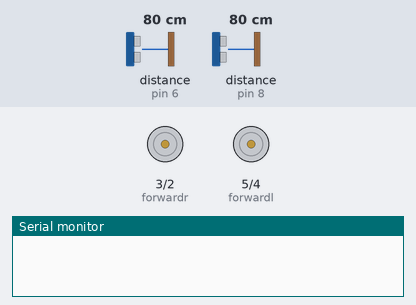
Bench run of a sketch on a simulated Arduino Uno, built with avr-gcc and run on an emulated ATmega328P. Parts: motor-driver pin pairs drawn as motors (green arrow = first pin HIGH = forward, orange = second pin HIGH = backward, longer = more drive), the last lines printed to the serial monitor. Wiring (inferred from the names in the program): 2 × ultrasonic range finder: trigger pin 7, echo pin 6 / trigger pin 9, echo pin 8. The test bench sets the inputs (shaded band); at power-on: distance to the obstacle (sensors on pin 6, pin 8) 80 cm. The echo pulse lasts 58.3 µs per cm; random numbers use the default seed unless the sketch sets one.

Above: at 1.2 s.
1.3 s: distance to the obstacle (sensor on pin 6) set to 6 cm
3.2 s: distance to the obstacle (sensor on pin 6) set to 3 cm
At 4.5 s:
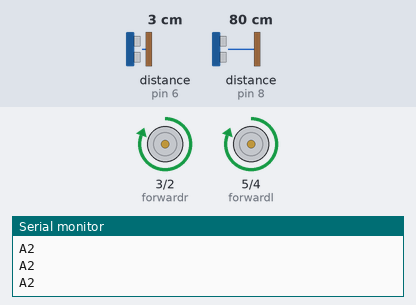
Timing chart, 0 to 6.2 s (numbered marks = the images above; inputs shaded):
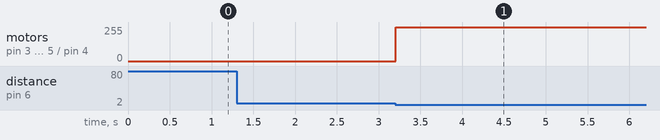

Measured:
- the behaviour switches between 5 and 4 cm on distance to the obstacle (sensor on pin 6) (found by bisection; images 0 and 1)
- after the input at 3.2 s, motor on pin 3 (forwardr) / pin 2 (backwardr), motor on pin 5 (forwardl) / pin 4 (backwardl): stopped → forward 255/255 at once

The sketch:

main.ino
```cpp
#define trig1 9
#define echo1 8
#define trig2 7
#define echo2 6
#define forwardl 5
#define backwardl 4
#define forwardr 3
#define backwardr 2

// TODO:
// 1. Continue with the movement functions:  IN PROGRESS

// Initial Variable Declaration:
long duration1, distance1, duration2, distance2;
long sens = 2;
char mode = 'S'; // D = Division*, S = Subtraction**
int todoa;

// Defining the movement functions
void forward() {
  digitalWrite(forwardl, HIGH);
  digitalWrite(forwardr, HIGH);
  digitalWrite(backwardl, LOW);
  digitalWrite(backwardr, LOW);
}

void turn(int lr) { // lr: 0 = left, 1 = right
  if(lr == 0) {
    // Forward Left:
    digitalWrite(forwardl, LOW);
    digitalWrite(forwardr, HIGH);
    digitalWrite(backwardl, HIGH);
    digitalWrite(backwardr, LOW);
  } else if(lr == 1) {
    digitalWrite(forwardl, HIGH);
    digitalWrite(forwardr, LOW);
    digitalWrite(backwardl, LOW);
    digitalWrite(backwardr, HIGH);
  } else {
    Serial.println("TURN VALUE INCORRECT, MUST BE OF INTEGER 0/1");
  }
}

void backward() {
  digitalWrite(forwardl, LOW);
  digitalWrite(forwardr, LOW);
  digitalWrite(backwardl, HIGH);
  digitalWrite(backwardr, HIGH);
}

void setup()
{
  // Defining the motor pins as OUTPUTS:
  pinMode(forwardl, OUTPUT);
  pinMode(forwardr, OUTPUT);
  pinMode(backwardl, OUTPUT);
  pinMode(backwardr, OUTPUT);

  // Defining the HC_SR04 Pins:
  pinMode(trig1, OUTPUT);
  pinMode(echo1, INPUT);
  pinMode(trig2, OUTPUT);
  pinMode(echo2, INPUT);

  // Initialising the serial interface (9600 baud rate)
  Serial.begin(9600);
}

void loop()
{
  // Getting the ultrasound distances:
  // Timing the ultrasound pulses (1)
  digitalWrite(trig1, LOW);
  delayMicroseconds(2);
  digitalWrite(trig1, HIGH);
  delayMicroseconds(10);
  digitalWrite(trig1, LOW);
  // Calculating the distance in cm (1)
  duration1 = pulseIn(echo1, HIGH);
  distance1 = duration1 * 0.037 / 2;

  // Timing the ultrasound pulses (2)
  digitalWrite(trig2, LOW);
  delayMicroseconds(2);
  digitalWrite(trig2, HIGH);
  delayMicroseconds(10);
  digitalWrite(trig2, LOW);
  // Calculating the distance in cm (2)
  duration2 = pulseIn(echo2, HIGH);
  distance2 = duration2 * 0.037 / 2;


  // Logic to decide action:
  if(distance1 >= 5 && distance1 <= 100 && distance2 >= 5 && distance2 <= 100) {
    // Division Mode*
    if(mode == 'D') {
      if(distance1 > distance2) {
        if(distance1 / distance2 > sens) {
          Serial.println("A1");
        }
      } else if(distance1 < distance2) {
        if(distance2 / distance1 > sens) {
          Serial.println("B1");
        }
      }
    // Subtraction Mode**
    } else if(mode == 'S') {
      if(distance1 > distance2) {
        if(distance1 - distance2 > sens) {
          Serial.println("A2");
        }
      } else if(distance1 < distance2) {
        if(distance2 - distance1 > sens) {
          Serial.println("B2");
        }
      }
    }
  } else { forward(); }


  // L/R STAT Situation Handling logic:
  if(distance1 >= 5 && distance1 <= 100 && distance2 >= 5 && distance2 <= 100) {
    // Division Mode*
    if(distance1 >= 5 && distance1 <= 10 && distance2 >= 5 && distance2 <= 10) {
      turn(random(2));
    }
  } else { forward(); }

}
```
